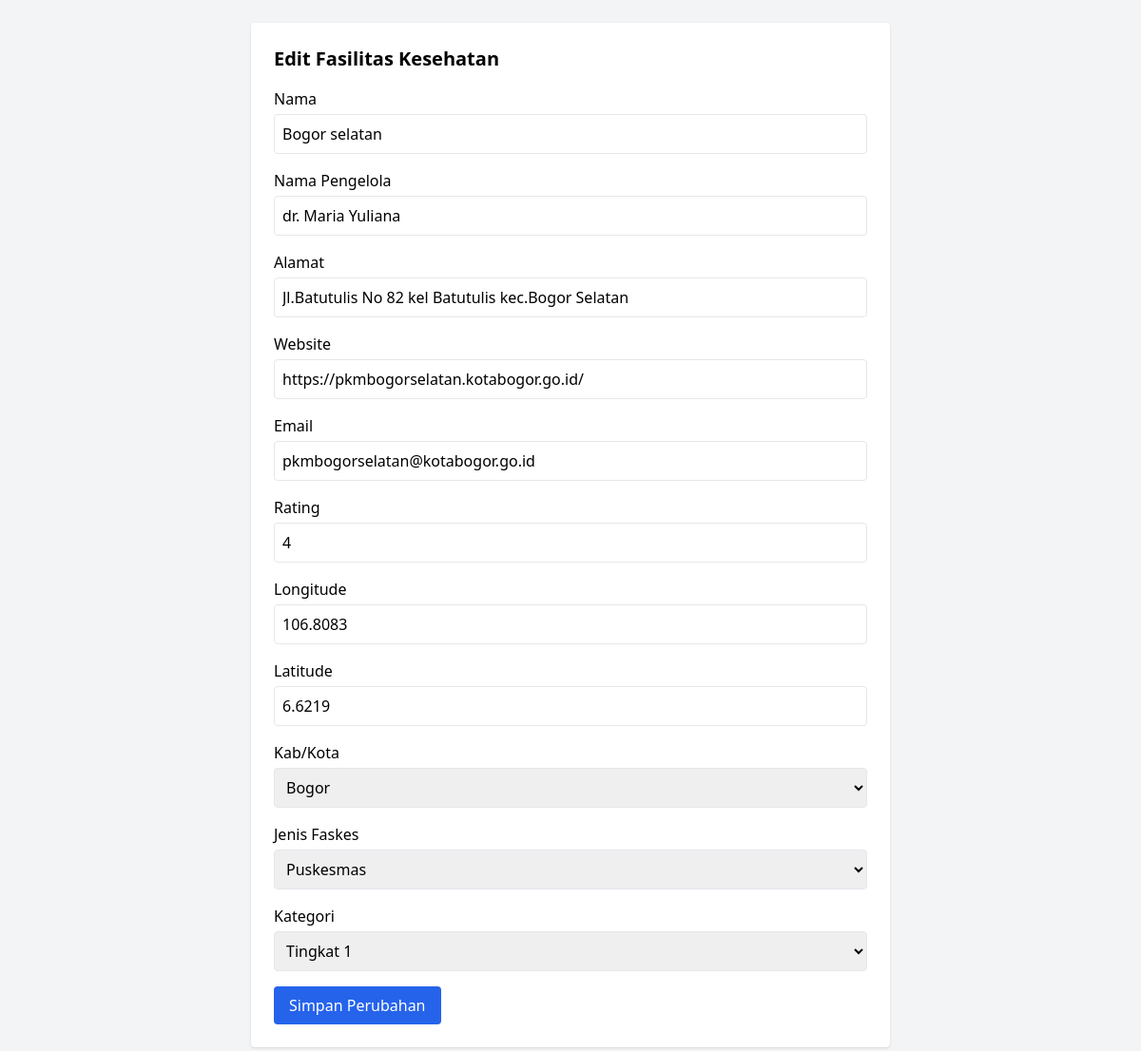
The app's page /admin/edit.php?id=2 with its own data.
### tables this page shows
CREATE TABLE `faskes` (
  `id` int(11) NOT NULL,
  `nama` varchar(100) NOT NULL,
  `nama_pengelola` varchar(45) NOT NULL,
  `alamat` varchar(100) NOT NULL,
  `website` varchar(45) NOT NULL,
  `email` varchar(45) NOT NULL,
  `rating` int(11) NOT NULL,
  `Kabkota_id` int(11) NOT NULL,
  `longitude` double NOT NULL,
  `latitude` double NOT NULL,
  `jenis_faskes_id` int(11) NOT NULL,
  `kategori_id1` int(11) NOT NULL
);

CREATE TABLE `kabkota` (
  `id` int(11) NOT NULL,
  `nama` varchar(45) NOT NULL,
  `latitude` double NOT NULL,
  `longitude` double NOT NULL,
  `provinsi_id` int(11) NOT NULL
);

CREATE TABLE `jenis_faskes` (
  `id` int(11) NOT NULL,
  `nama` varchar(45) NOT NULL
);

CREATE TABLE `kategori` (
  `id` int(11) NOT NULL,
  `nama` varchar(50) NOT NULL
);

### admin/edit.php (the view, shortened to what this page needs)
<?php
include 'db.php';
$id = $_GET['id'];
$stmt = $pdo->prepare("SELECT * FROM faskes WHERE id = ?");
$stmt->execute([$id]);
$faskes = $stmt->fetch();
$kabkotaStmt = $pdo->query("SELECT * FROM kabkota");
$jenisStmt = $pdo->query("SELECT * FROM jenis_faskes");
$kategoriStmt = $pdo->query("SELECT * FROM kategori");
?>
<!DOCTYPE html>
<html lang="en">
<head>
  <script src="https://cdn.tailwindcss.com"></script>
</head>
<body class="bg-gray-100 p-6">
  <form method="POST" class="max-w-2xl mx-auto bg-white p-6 rounded shadow space-y-4">
    <h2 class="text-xl font-bold mb-4">Edit Fasilitas Kesehatan</h2>
    <?php
    $fields = [
      'nama' => 'Nama',
      'nama_pengelola' => 'Nama Pengelola',
      'alamat' => 'Alamat',
      'website' => 'Website',
      'email' => 'Email',
      'rating' => 'Rating',
      'longitude' => 'Longitude',
      'latitude' => 'Latitude'
    ];
    foreach ($fields as $name => $label) {
        echo "<div>
                <label class='block font-medium mb-1'>$label</label>
                <input name='$name' value='{$faskes[$name]}' required class='w-full p-2 border rounded'>
              </div>";
    }
    ?>
    <div>
      <label class='block font-medium mb-1'>Kab/Kota</label>
      <select name="Kabkota_id" class="w-full p-2 border rounded" required>
        <?php while ($row = $kabkotaStmt->fetch()): ?>
          <option value="<?= $row['id'] ?>" <?= $row['id'] == $faskes['Kabkota_id'] ? 'selected' : '' ?>>
            <?= $row['nama'] ?>
          </option>
        <?php endwhile; ?>
      </select>
    </div>
    <div>
      <label class='block font-medium mb-1'>Jenis Faskes</label>
      <select name="jenis_faskes_id" class="w-full p-2 border rounded" required>
        <?php while ($row = $jenisStmt->fetch()): ?>
          <option value="<?= $row['id'] ?>" <?= $row['id'] == $faskes['jenis_faskes_id'] ? 'selected' : '' ?>>
            <?= $row['nama'] ?>
          </option>
        <?php endwhile; ?>
      </select>
    </div>
    <div>
      <label class='block font-medium mb-1'>Kategori</label>
      <select name="kategori_id1" class="w-full p-2 border rounded" required>
        <?php while ($row = $kategoriStmt->fetch()): ?>
          <option value="<?= $row['id'] ?>" <?= $row['id'] == $faskes['kategori_id1'] ? 'selected' : '' ?>>
            <?= $row['nama'] ?>
          </option>
        <?php endwhile; ?>
      </select>
    </div>
    <button type="submit" class="bg-blue-600 text-white px-4 py-2 rounded">Simpan Perubahan</button>
  </form>
</body>
</html>

### records on screen
faskes: nama "Bogor selatan", nama_pengelola "dr. Maria Yuliana", alamat "Jl.Batutulis No 82 kel Batutulis kec.Bogor Selatan", website "https://pkmbogorselatan.kotabogor.go.id/", email "pkmbogorselatan@kotabogor.go.id", rating "4", longitude "106.8083", latitude "6.6219", Kabkota_id "Bogor", jenis_faskes_id "Puskesmas", kategori_id1 "Tingkat 1"

### other values on screen
$label "Nama"
$label "Nama Pengelola"
$label "Alamat"
$label "Website"
$label "Email"
$label "Rating"
$label "Longitude"
$label "Latitude"
